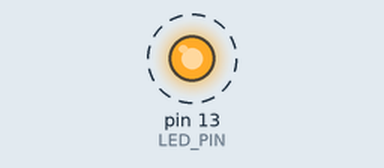
Simulated run of this sketch. Board: Arduino Uno, built with avr-gcc and run on an emulated ATmega328P. Parts: output pins drawn as LEDs (lit = HIGH). Dashed ring = blinking.

Above: at 0.1 s.
Timing chart, 0 to 3.0 s (numbered marks = the images above):
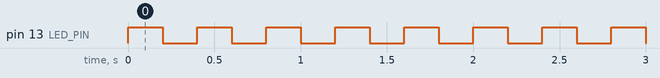

The sketch:

code3.ino
```cpp
const byte LED_PIN = 13;
const byte METER_PIN = A4;

void setup()
{
  pinMode(LED_PIN, OUTPUT);
  pinMode(METER_PIN, INPUT);
  Serial.begin(9600);
  // Starting the timer with a custom frequency (read from potentiometer)
  startTimer();
}

void loop()
{
}

void startTimer()
{
  // Reading the analog value from the potentiometer
  int analogValue = analogRead(METER_PIN);

  // Mapping the analog value to a desired frequency range (e.g., 1 Hz to 10 Hz)
  double timerFrequency = map(analogValue, 0, 1023, 1, 10);

  // Calculating the compare match value (OCR1A) based on the desired frequency
  // Formula: OCR1A = (F_CPU / (prescaler * frequency)) - 1
  // Assuming F_CPU = 16 MHz and prescaler = 1024
  unsigned long ocrValue = (16000000UL / (1024UL * timerFrequency)) - 1;

  // Setting up Timer1 for interrupt-based blinking
  noInterrupts();
  TCCR1A = 0; // Clearing Timer1 control registers
  TCCR1B = 0;
  TCNT1 = 0; // Initializing counter value
  OCR1A = ocrValue; // Setting compare match value based on timerFrequency
  TCCR1B |= (1 << WGM12); // Enabling CTC mode
  TCCR1B |= (1 << CS12) | (1 << CS10); // Setting prescaler to 1024
  TIMSK1 |= (1 << OCIE1A); // Enabling Timer1 compare match interrupt
  interrupts();
}

ISR(TIMER1_COMPA_vect)
{
  digitalWrite(LED_PIN, digitalRead(LED_PIN) ^ 1); // Toggle LED state
}
```

Measured:
- by itself, pin 13 (LED_PIN): alternates HIGH for 0.20 s and LOW for 0.20 s
